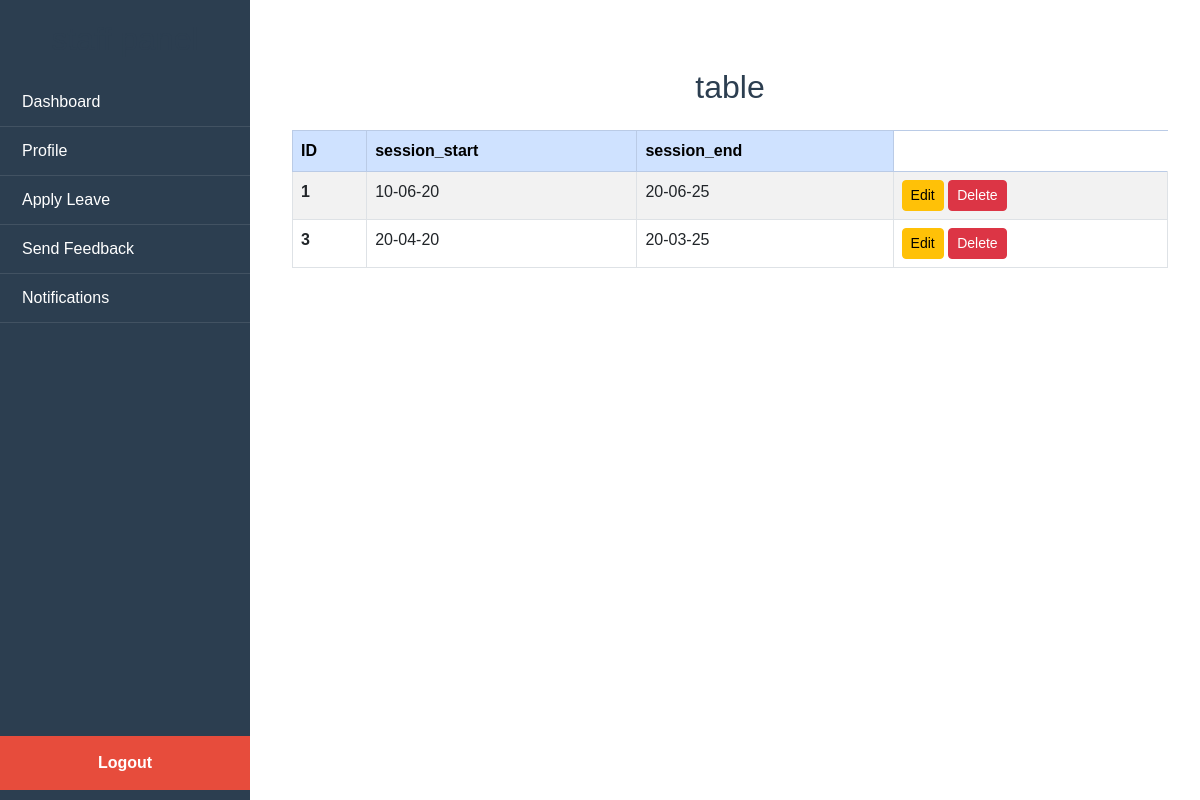
Page /viewsession_page/ on the committed database.
### myapp/models.py (models this page shows, shortened)
class Session_year(models.Model):
   session_start = models.DateField()
   session_end = models.DateField()

### myapp/views.py (the view)
# urls.py: path('viewsession_page/',views.viewsession_page, name='viewsession_page'),
def viewsession_page(request):
    session = Session_year.objects.all()
    context = {
        'session': session,
    }
    return render(request,'viewsession.html',context)

### templates/viewsession.html
{% extends 'dashboard.html' %}
{% block content %}
<div class="container mt-5">
    <h2 class="text-center mb-4">table</h2>
    <table class="table table-bordered table-striped table-hover">
        <thead class="table-primary">
            <tr>
                <th>ID</th>
                <th>session_start</th>
                <th>session_end</th>
            </tr>
        </thead>
        <tbody>
        {% for i in session %}
            <tr>
                 <th scope="row">{{ i.id }}</th>
                <td>{{ i.session_start|date:"d-m-y" }}</td>
                <td>{{ i.session_end|date:"d-m-y" }}</td>
                <td> <a href="{% url 'editsession_page' i.id  %}"class="btn btn-warning btn-sm">Edit</a>
                      <a href="{% url 'deletesession_page' i.id  %}" class="btn btn-danger btn-sm">Delete</a>
</td>
            </tr>
        {% endfor %}
        </tbody>
    </table>
</div>
{% endblock %}

### templates/dashboard.html (style rules this page uses)
* { margin: 0; padding: 0; box-sizing: border-box; font-family: Arial, sans-serif; }
body { display: flex; }
h2 { margin-bottom: 20px; color: #2C3E50; text-align: center; }

### rows in the picture
Session_year: id "1", session_start "10-06-20", session_end "20-06-25"
Session_year: id "3", session_start "20-04-20", session_end "20-03-25"
